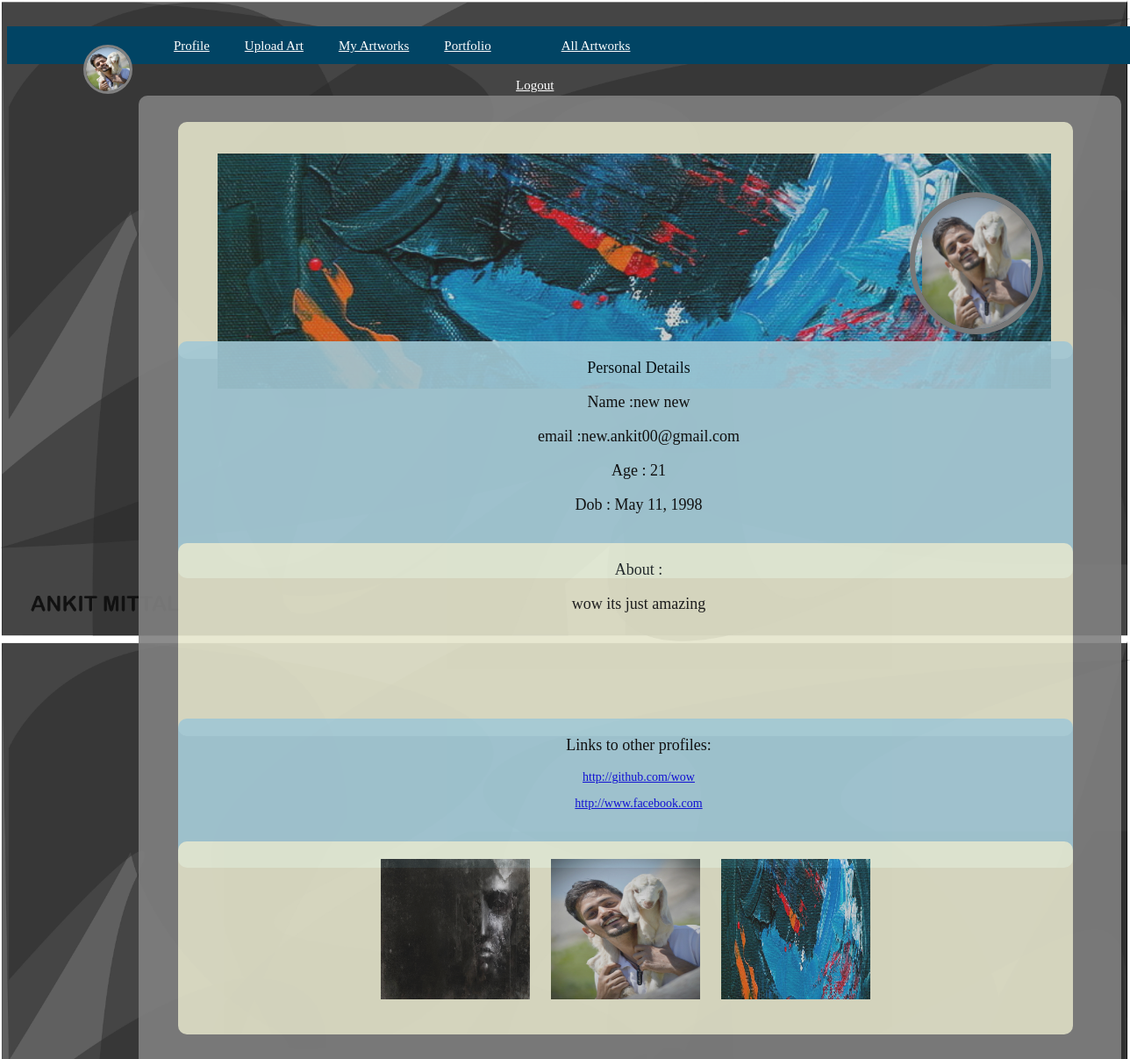
The app's page /artapp/portfolio (signed in) with its own data.
### artapp/models.py (models this page shows, shortened)
class more(models.Model):
    user1=models.OneToOneField(User,on_delete=models.CASCADE)
    ppic=models.ImageField(upload_to='profile_pics' ,blank=True)

class more2(models.Model):
    user1=models.OneToOneField(User,on_delete=models.CASCADE)
    coverphoto=models.ImageField(upload_to='cover_pics' ,blank=True)

class details(models.Model):
    user1=models.OneToOneField(User,on_delete=models.CASCADE)
    age=models.IntegerField(blank=False)
    Dob=models.DateField(blank=True,null=True)
    about=models.TextField(blank=True)
    link=models.URLField(blank=True)
    link1=models.URLField(blank=True)

class artwork1(models.Model):
    user1=models.ForeignKey(User,on_delete=models.CASCADE)
    art=models.ImageField(upload_to='artworks',blank=True)

### artapp/views.py (the view)
# urls.py: path('portfolio', views.portfolio, name='portfolio'),
@login_required
def portfolio(request):
    temp=details.objects.filter(user1=request.user)
    pic2=more2.objects.filter(user1=request.user)
    pic=more.objects.filter(user1=request.user)
    artwork=artwork1.objects.filter(user1=request.user)[:5]
    context={'user':request.user,'pic':pic,'pic2':pic2,'temp':temp,'artwork':artwork}
    return render(request,'artapp/portfolio.html',context)

### artapp/templates/artapp/portfolio.html (shortened to what this page needs)
{% extends "artapp/base.html" %}
{%block body_block %}
<br><br>
<div class="reg" style="height:1100px; width:1100px; margin-left:150px; background-color:grey; ">
{% if pic2 %}
{% for i in pic2%}
<div class="reg1" style="margin-left:35; margin-top:20px; height:250px;background-color:lightyellow; width:1000px;text-align:center ;opacity:0.8;">
<img style=" margin-top:10px; height:300px; width:950px; object-fit:contain; margin-left:30px; border-radius:5px; " class="profile" src="{{i.coverphoto.url}}" alt="sorry" width=150px height=100px;/>
{% if pic %}
{% for i in pic%}
<img style="margin-left:810px; height:150px; width:140px; object-fit:contain; border-radius:50%; border:solid 6px grey; margin-top:-250px; opacity:1;" class="profile" src="{{i.ppic.url}}" alt="sorry" width=150px height=100px;/>
{%endfor%}
{%endif%}
</div>
{%endfor%}
{%endif%}
<div class="reg1" style="margin-left:35;height:250px;background-color:lightblue; width:1000px;text-align:center; margin-top:-20;">
<p>Personal Details </p>
<p> Name       :{{user.first_name}} {{user.last_name}}</p><p> </p>
<p>email       :{{user.email}}</p>
{%if temp%}
{%for i in temp%}
{%if i.age%}
<p> Age : {{i.age}}</p>
{%endif%}
{%if i.Dob%}
<p> Dob :  {{i.Dob}}</p>
{%endif%}
{%if i.about%}
</div>
<div class="reg1" style="margin-left:35; height:200px;background-color:lightyellow; width:1000px;text-align:center; margin-top:-40px ;opacity:0.8;">
<p> About :</p><p>  {{i.about}}</p></div>
{%endif%}
<div class="reg1" style="margin-left:35;height:150px;background-color:lightblue; width:1000px;text-align:center; margin-top:-20;">
{%if i.link%}
<p> Links to other profiles:</p>
<a href={{i.link}}>
<p style="font-size:14px;">{{i.link}}</p></a>
{%endif%}
{%if i.link1%}
<a href={{i.link1}}>
<p style="font-size:14px;">{{i.link1}}</p></a>
{%endif%}
{%endfor%}
{%endif%}
</div>
<div class="reg1" style="margin-left:35; height:200px;background-color:lightyellow; width:1000px;text-align:center; margin-top:-30px ;opacity:0.8;">
{% if artwork %}
{%for i in artwork%}
<img src="{{i.art.url}}" alt="sorry" width=170px height=160px;/>{%endfor%}{%endif%}</div>
</div>
{%endblock%}

### artapp/templates/artapp/base.html (shortened to what this page needs)
{%load static %}
<html>
<head><title></title> <link rel="stylesheet" href="{%static 'css/design.css'%}"> </head>
<body id="bg" style="background-image: url('{%static "images/d.jpg"%}')";>
<ul>
{% if pic %}
{% for i in pic%}
<a href="{%url 'artapp:more1' user.id%}">
<li>
<img style=" width:50px; height:50px; border-radius:50%; border:solid 3px grey; margin-right:-160px;" class="profile" src="{{i.ppic.url}}" alt="sorry" width=150px height=100px;/>
</a></li>
{%endfor%}
{%endif%}
{% if user.is_authenticated %}
<li style="margin:10px; margin-left: 110px;"><a href="{%url 'artapp:profile'%}">Profile</a></li>
<li style="margin:10px"><a href="{%url 'artapp:artworks1' user.id%}">Upload Art</a></li>
<li style="margin:10px"><a href="{%url 'artapp:viewart'%}">My Artworks</a></li>
<li style="margin:10px; margin-right:0px;"><a href="{%url 'artapp:portfolio'%}">Portfolio</a><li>
<li style="margin:10px"><a href="{%url 'artapp:viewall'%}">All Artworks</a></li>
<li style="margin:10px; margin-left:500px;"><a href="{%url 'logout'%}">Logout</a></li>
{%endif%}
</ul>
{% block body_block%}
{% endblock %}
</body>
</html>

### artapp/static/css/design.css (style rules this page uses)
ul { list_style:name; width: 100%; margin:30px auto 0px auto; height:43px; padding: 0px 20px 0px 20px; background:#014464; background:-moz-linear-gradient(top,#0272a7,#013953); background:-webkit-gradient(linear,0% 0%, 0% 100%,from(#0272a7),to(#01353)); }
img { margin:10px; }
li { float:left; display:block;text-align:center; position:relative; padding:4px 10px 4px 10px; margin-right:30px; margin-top:7px; border:none; }
li a { font-size:15px; color:white; }
.reg { background-color:white;border-radius:10px; width:520px; margin-left:380px; height:350px; opacity:0.90; background-radius:3px;padding:10px; }
.reg1 { background-color:grey; border-radius:10px; width:500px; margin-left:380px; height:200px; opacity:0.90; background-radius:3px;padding:10px; }
#bg { background-size:100%; }
p { font-size:18px; font-color:white; margin-left:30px; margin-top:10px; }

### records on screen
more: ppic (picture)
more2: coverphoto (picture)
details: age "21", Dob "May 11, 1998", about "wow its just amazing", link "http://github.com/wow", link1 "http://www.facebook.com"
artwork1: art (picture)
artwork1: art (picture)
artwork1: art (picture)

### other values on screen
{{ user.first_name }} "new"
{{ user.last_name }} "new"
{{ user.email }} "new.ankit00@gmail.com"
